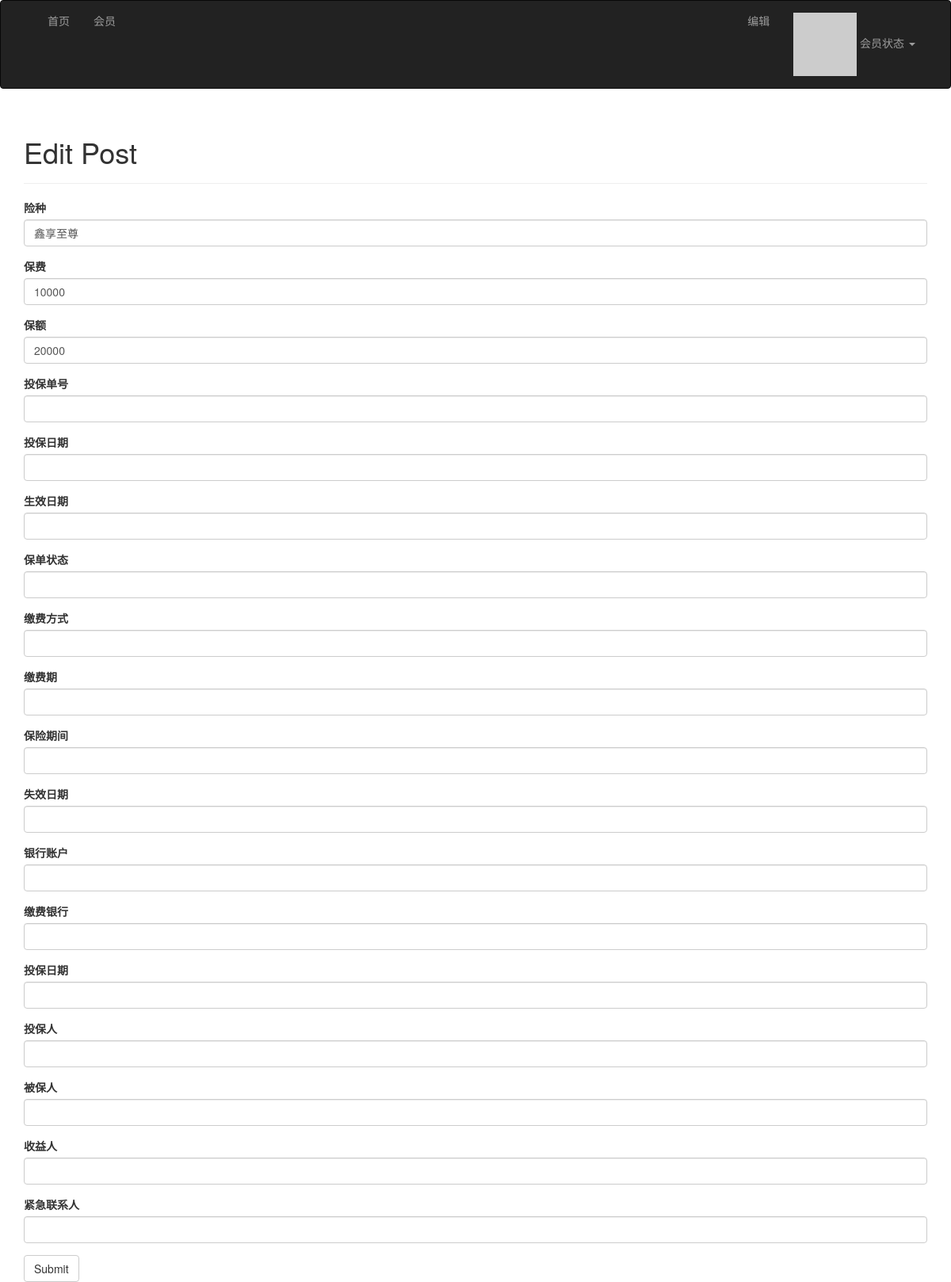
Page /editii/1 (signed in) on the committed database.
### app/models.py (models this page shows)
class Insurance(db.Model):
    __tablename__ = 'insurancese'
    id = db.Column(db.Integer, primary_key=True)
    timestamp = db.Column(db.DateTime, index=True, default=datetime.utcnow)
    insurname = db.Column(db.String(64))
    disabled = db.Column(db.Boolean)
    baodanhao = db.Column(db.Integer, default=False)
    toubaoriqi = db.Column(db.Integer, default=False)
    shengxiaoriqi = db.Column(db.Integer, default=False)
    baodanzhuangtai = db.Column(db.String(64), default=False)
    jiaofeifangshi = db.Column(db.String(64), default=False)
    jiaofeiqi = db.Column(db.Integer, default=False)
    baoxianqijian = db.Column(db.Integer, default=False)
    shixiaoriqi = db.Column(db.Integer, default=False)
    baofei = db.Column(db.Integer, default=False)
    baoer = db.Column(db.Integer, default=False)
    banknumber = db.Column(db.Integer, default=False)
    bankname = db.Column(db.String(64), default=False)
    nextgetmoney = db.Column(db.Integer, default=False)
    tbname = db.Column(db.String(64), default=False)
    bbname =  db.Column(db.String(64), default=False)
    syname =  db.Column(db.String(64), default=False)
    jjname =  db.Column(db.String(64), default=False)
    author_id = db.Column(db.Integer, db.ForeignKey('users.id'))
    post_id = db.Column(db.Integer, db.ForeignKey('posts.id'))

### app/main/views.py (the view, shortened to what this page needs)
@main.route('/editii/<int:id>', methods=['GET', 'POST'])
@login_required
def editii(id):
    insurance = Insurance.query.get_or_404(id)
    form = InsuranceForm()
    form.insurname.data = insurance.insurname
    form.baodanhao.data = insurance.baodanhao
    form.toubaoriqi.data = insurance.toubaoriqi
    form.shengxiaoriqi.data = insurance.shengxiaoriqi
    form.baodanzhuangtai.data = insurance.baodanzhuangtai
    form.jiaofeifangshi.data = insurance.jiaofeifangshi
    form.jiaofeiqi.data = insurance.jiaofeiqi
    form.baoxianqijian.data =insurance.baoxianqijian
    form.shixiaoriqi.data = insurance.shixiaoriqi
    form.baofei.data = insurance.baofei
    form.baoer.data = insurance.baoer
    form.banknumber.data = insurance.banknumber
    form.bankname.data = insurance.bankname
    form.nextgetmoney.data=insurance.nextgetmoney
    form.tbname.data = insurance.tbname
    form.bbname.data = insurance.bbname
    form.syname.data = insurance.syname
    form.syname.data = insurance.jjname
    return render_template('edit_11.html', form=form)

### app/main/forms.py
class InsuranceForm(FlaskForm):
    insurname = StringField('险种', validators=[DataRequired()])
    toubaoriqi  = IntegerField('投保日期')
    baofei  = IntegerField('保费')
    baoer  = IntegerField('保额')
    baodanhao  = IntegerField('投保单号')
    toubaoriqi  = IntegerField('投保日期')
    shengxiaoriqi  = IntegerField('生效日期')
    baodanzhuangtai  = StringField('保单状态')
    jiaofeifangshi  = StringField('缴费方式')
    jiaofeiqi  = IntegerField('缴费期')
    baoxianqijian  = IntegerField('保险期间')
    shixiaoriqi  = IntegerField('失效日期')
    banknumber  = IntegerField('银行账户')
    bankname  = StringField('缴费银行')
    nextgetmoney  = IntegerField('投保日期')
    tbname = StringField('投保人')
    bbname  = StringField('被保人')
    syname  = StringField('收益人')
    jjname  = StringField('紧急联系人')
    submit = SubmitField('Submit')

### app/auth/views.py (called while the page is built)
@auth.before_app_request
def before_request():
    if current_user.is_authenticated:
        current_user.ping()
        if not current_user.confirmed \
                and request.endpoint \
                and request.blueprint != 'auth' \
                and request.endpoint != 'static':
            return redirect(url_for('auth.unconfirmed'))

### app/main/__init__.py (called while the page is built)
@main.app_context_processor
def inject_permissions():
    return dict(Permission=Permission)

### app/main/views.py (called while the page is built)
@main.after_app_request
def after_request(response):
    for query in get_debug_queries():
        if query.duration >= current_app.config['FLASKY_SLOW_DB_QUERY_TIME']:
            current_app.logger.warning(
                'Slow query: %s\nParameters: %s\nDuration: %fs\nContext: %s\n'
                % (query.statement, query.parameters, query.duration,
                   query.context))
    return response

### app/models.py (called while the page is built)
@login_manager.user_loader
def load_user(user_id):
    return User.query.get(int(user_id))

    def has_permission(self, perm):
        return self.permissions & perm == perm

    def can(self, perm):
        return self.role is not None and self.role.has_permission(perm)

    def ping(self):
        self.last_seen = datetime.utcnow()
        db.session.add(self)

    def gravatar(self, size=100, default='identicon', rating='g'):
        url = 'https://secure.gravatar.com/avatar'
        hash = self.avatar_hash or self.gravatar_hash()
        return '{url}/{hash}?s={size}&d={default}&r={rating}'.format(
            url=url, hash=hash, size=size, default=default, rating=rating)

### app/templates/edit_11.html (shortened to what this page needs)
{% extends "base.html" %}
{% import "bootstrap/wtf.html" as wtf %}
{% block page_content %}
<div class="page-header">
    <h1>Edit Post</h1>
</div>
<div>
    {{ wtf.quick_form(form) }}
</div>
{% endblock %}

### rows in the picture
Insurance: insurname "鑫享至尊", baofei "10000", baoer "20000"
